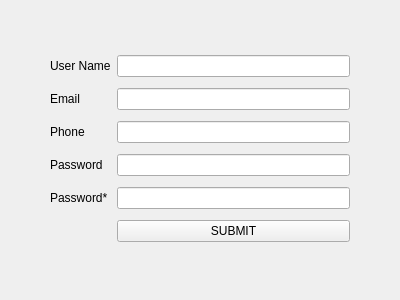
<?xml version="1.0" encoding="UTF-8"?>
<ui version="4.0">
 <class>UserProfile</class>
 <widget class="QWidget" name="UserProfile">
  <property name="geometry">
   <rect>
    <x>0</x>
    <y>0</y>
    <width>400</width>
    <height>300</height>
   </rect>
  </property>
  <property name="windowTitle">
   <string>Form</string>
  </property>
  <layout class="QGridLayout" name="gridLayout">
   <property name="leftMargin">
    <number>50</number>
   </property>
   <property name="topMargin">
    <number>50</number>
   </property>
   <property name="rightMargin">
    <number>50</number>
   </property>
   <property name="bottomMargin">
    <number>50</number>
   </property>
   <item row="0" column="0">
    <widget class="QLabel" name="label_name">
     <property name="text">
      <string>User Name</string>
     </property>
    </widget>
   </item>
   <item row="0" column="1">
    <widget class="QLineEdit" name="edit_name">
     <property name="readOnly">
      <bool>true</bool>
     </property>
    </widget>
   </item>
   <item row="1" column="0">
    <widget class="QLabel" name="label_email">
     <property name="text">
      <string>Email</string>
     </property>
    </widget>
   </item>
   <item row="1" column="1">
    <widget class="QLineEdit" name="edit_email">
     <property name="readOnly">
      <bool>true</bool>
     </property>
    </widget>
   </item>
   <item row="2" column="0">
    <widget class="QLabel" name="label_phone">
     <property name="text">
      <string>Phone</string>
     </property>
    </widget>
   </item>
   <item row="2" column="1">
    <widget class="QLineEdit" name="edit_phone"/>
   </item>
   <item row="3" column="0">
    <widget class="QLabel" name="label_password">
     <property name="text">
      <string>Password</string>
     </property>
    </widget>
   </item>
   <item row="3" column="1">
    <widget class="QLineEdit" name="edit_password"/>
   </item>
   <item row="4" column="0">
    <widget class="QLabel" name="label_password_2">
     <property name="text">
      <string>Password*</string>
     </property>
    </widget>
   </item>
   <item row="4" column="1">
    <widget class="QLineEdit" name="edit_password_confirm"/>
   </item>
   <item row="5" column="1">
    <widget class="QPushButton" name="pb_submit">
     <property name="text">
      <string>SUBMIT</string>
     </property>
    </widget>
   </item>
  </layout>
 </widget>
 <resources/>
 <connections/>
</ui>
